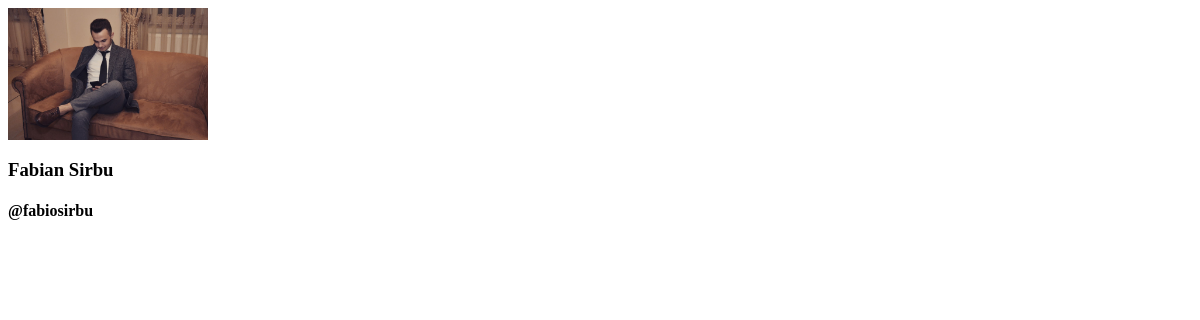
The page /profilepic.php?username=fabiosirbu on the database its author committed.
### tables this page shows
CREATE TABLE IF NOT EXISTS `user_settings` (
  `id` int(11) NOT NULL,
  `uid` int(11) NOT NULL,
  `avatar` text NOT NULL,
  `lastTimeChanged` datetime NOT NULL DEFAULT CURRENT_TIMESTAMP
);

CREATE TABLE IF NOT EXISTS `users` (
  `id` int(11) NOT NULL,
  `username` varchar(125) NOT NULL,
  `fname` varchar(125) NOT NULL,
  `lname` varchar(125) NOT NULL,
  `gender` tinyint(4) NOT NULL,
  `password` varchar(255) NOT NULL,
  `active` tinyint(4) NOT NULL DEFAULT '0',
  `dateCreated` datetime NOT NULL DEFAULT CURRENT_TIMESTAMP
);

### connDB.php (called while the page is built, shortened)
<?php
try
{
    $user = "root";
    $pass = "mysql";
    $conn = new PDO("mysql:host=localhost;dbname=proiecttw;charset=utf8", $user, $pass);
} catch(PDOException $e)
{
    echo $e->getMessage();
}
include_once 'class/User.php';
$user = new User($conn);
?>

### profilepic.php (the view, shortened to what this page needs)
<?php
include_once 'connDB.php';
if(isset($_GET['username']))
{
    $uid = $user->getUID($_GET['username']);
}
else
{
    $uid = $_SESSION['user'];
}
try
{
    $statement = $conn->prepare("SELECT * FROM user_settings WHERE uid=:uid");
    $statement->bindParam(':uid', $uid, PDO::PARAM_INT);
    $statement->execute();
    $row = $statement->fetch(PDO::FETCH_ASSOC);
    if($statement->rowCount() > 0)
    {
        ?>
            <img id="tt" class="mmm" src="<?php echo $row['avatar']; ?>" width="200px">
        <?php
    }
} catch(PDOException $e)
{
    echo $e->getMessage();
}
?>
<div class="container">
    <div class="row">
        <h3>
            <?php echo $user->getFullName($uid); ?>
        </h3>
        <h4>
            @<?php echo $user->getUsername($uid); ?>
        </h4>
    </div>
</div>

### class/User.php (shortened to what this page needs)
<?php
class User
{
    function __construct($conn)
    {
        $this->db = $conn;
    }
    public function getFullName($uid)
    {
        try
        {
            $statement = $this->db->prepare("SELECT * FROM users WHERE id = :uid");
            $statement->bindParam(":uid", $uid, PDO::PARAM_INT);
            $statement->execute();
            $row=$statement->fetch(PDO::FETCH_ASSOC);
            if($statement->rowCount() > 0)
            {
                echo $row['fname'] . ' ' . $row['lname'];
            }
        } catch(PDOException $e)
        {
            echo $e->getMessage();
        }
    }
    public function getUID($username)
    {
        try
        {
            $statement = $this->db->prepare("SELECT * FROM users WHERE username=:username");
            $statement->bindParam(":username", $username, PDO::PARAM_STR);
            $statement->execute();
            $row=$statement->fetch(PDO::FETCH_ASSOC);
            if($statement->rowCount() > 0)
            {
                return $row['id'];
            }
        } catch(PDOException $e)
        {
            echo $e->getMessage();
        }
    }
    public function getUsername($uid)
    {
        try
        {
            $statement = $this->db->prepare("SELECT * FROM users WHERE id=:uid");
            $statement->bindParam(':uid', $uid, PDO::PARAM_STR);
            $statement->execute();
            $row = $statement->fetch(PDO::FETCH_ASSOC);
            if($statement->rowCount() > 0)
            {
                echo $row['username'];
            }
            else
            {
                echo "No username found!";
            }
        } catch(PDOException $e)
        {
            echo $e->getMessage();
        }
    }
}
?>

### profilepic.php (style rules this page uses)
#tt { cursor: pointer; }
#tt { cursor: default !important; }

### rows shown on the page
user_settings: avatar (picture)
users: fname "Fabian", lname "Sirbu", username "fabiosirbu"
